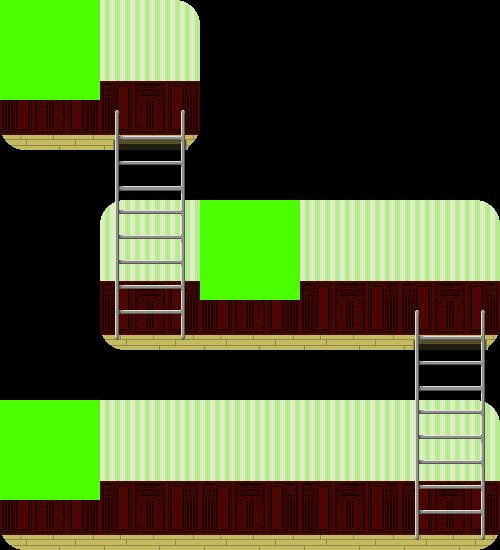

A 2D game scene composited from a Tiled map and its tileset images. What follows is a short description and the map's XML, with every tile layer's data as written:
An orthogonal 10x11 tile map with 50x50 px tiles, 3 tile layers (Tile Layer 1, Tile Layer 2, Tile Layer 3), 3 tilesets and 5 objects.

<map version="1.0" orientation="orthogonal" renderorder="right-down" width="10" height="11" tilewidth="50" tileheight="50" nextobjectid="6">
 <tileset firstgid="1" name="BackGround" tilewidth="50" tileheight="50" tilecount="18" columns="6">
  <image source="BackGround.png" width="300" height="150" />
 </tileset>
 <tileset firstgid="19" name="ladder" tilewidth="50" tileheight="50" tilecount="10" columns="2">
  <image source="ladder.png" width="100" height="250" />
 </tileset>
 <tileset firstgid="29" name="Interactable" tilewidth="50" tileheight="50" tilecount="4" columns="2">
  <image source="Interactable.png" width="100" height="100" />
 </tileset>
 <layer name="Tile Layer 1" width="10" height="11">
  <data encoding="csv">
1,2,5,6,0,0,0,0,0,0,
7,8,11,12,0,0,0,0,0,0,
13,14,17,18,0,0,0,0,0,0,
0,0,0,0,0,0,0,0,0,0,
0,0,1,2,3,4,3,4,5,6,
0,0,7,8,9,10,9,10,11,12,
0,0,13,14,15,16,15,16,17,18,
0,0,0,0,0,0,0,0,0,0,
1,2,3,4,3,4,3,4,5,6,
7,8,9,10,9,10,9,10,11,12,
13,14,15,16,15,16,15,16,17,18
</data>
 </layer>
 <layer name="Tile Layer 2" width="10" height="11">
  <data encoding="csv">
0,0,0,0,0,0,0,0,0,0,
0,0,0,0,0,0,0,0,0,0,
0,0,19,20,0,0,0,0,0,0,
0,0,21,22,0,0,0,0,0,0,
0,0,23,24,0,0,0,0,0,0,
0,0,25,26,0,0,0,0,0,0,
0,0,27,28,0,0,0,0,19,20,
0,0,0,0,0,0,0,0,21,22,
0,0,0,0,0,0,0,0,23,24,
0,0,0,0,0,0,0,0,25,26,
0,0,0,0,0,0,0,0,27,28
</data>
 </layer>
 <objectgroup name="Object Layer 1">
  <object id="1" x="0" y="135" width="200" height="15" />
  <object id="2" x="100" y="335" width="400" height="18" />
  <object id="3" x="0" y="535" width="500" height="15" />
 </objectgroup>
 <objectgroup name="Object Layer 2">
  <object id="4" x="125" y="110" width="50" height="225" />
  <object id="5" x="425" y="310" width="50" height="225" />
 </objectgroup>
 <layer name="Tile Layer 3" width="10" height="11">
  <data encoding="csv">
29,30,0,0,0,0,0,0,0,0,
31,32,0,0,0,0,0,0,0,0,
0,0,0,0,0,0,0,0,0,0,
0,0,0,0,0,0,0,0,0,0,
0,0,0,0,29,30,0,0,0,0,
0,0,0,0,31,32,0,0,0,0,
0,0,0,0,0,0,0,0,0,0,
0,0,0,0,0,0,0,0,0,0,
29,30,0,0,0,0,0,0,0,0,
31,32,0,0,0,0,0,0,0,0,
0,0,0,0,0,0,0,0,0,0
</data>
 </layer>
</map>
